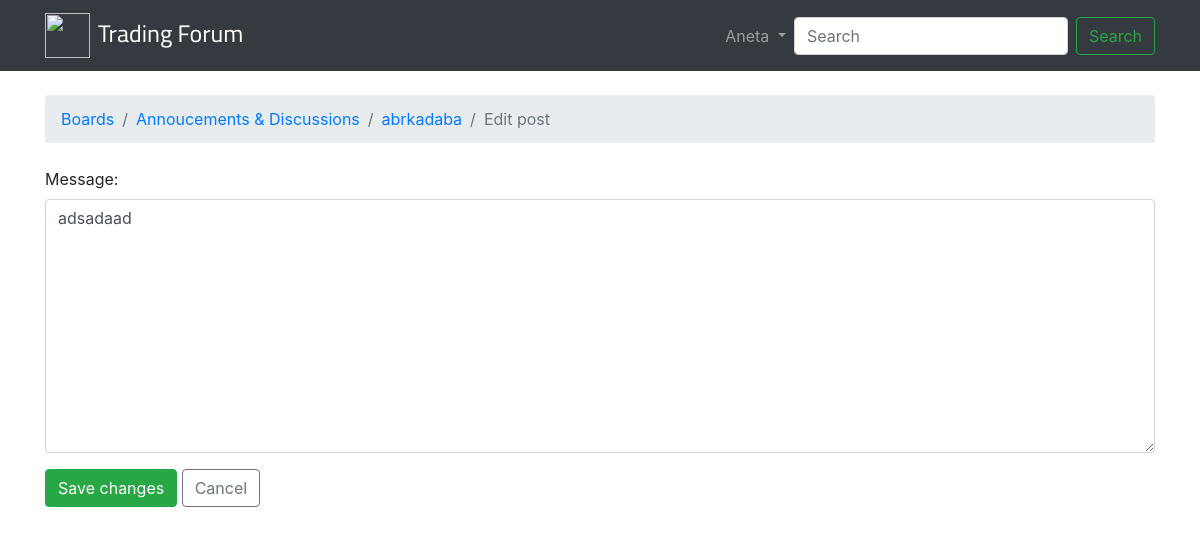
/boards/1/topics/8/posts/6/edit/ (signed in), run on the app's committed database.
### boards/models.py (models this page shows, shortened)
class Post(models.Model):
    message = models.TextField(max_length=4000)
    topic = models.ForeignKey(Topic, related_name='posts', on_delete=models.CASCADE)
    created_at = models.DateTimeField(auto_now_add=True)
    updated_at = models.DateTimeField(null=True)
    created_by = models.ForeignKey(User, related_name='posts', on_delete=models.CASCADE)
    updated_by = models.ForeignKey(User, null=True, related_name='+', on_delete=models.CASCADE)

class Topic(models.Model):
    subject = models.CharField(max_length=255)
    last_updated = models.DateTimeField(auto_now_add=True)
    board = models.ForeignKey(Board, related_name='topics', on_delete=models.CASCADE)
    starter = models.ForeignKey(User, related_name='topics', on_delete=models.CASCADE)
    views = models.PositiveIntegerField(default=0)

class Board(models.Model):
    name = models.CharField(max_length=30, unique=True)
    description = models.CharField(max_length=100)

### boards/views.py (the view, shortened to what this page needs)
# urls.py: path("boards/<int:pk>/topics/<int:topic_pk>/posts/<int:post_pk>/edit/", views.PostUpdateView.as_view(), name='edit_post'),
@method_decorator(login_required, name="dispatch")
class PostUpdateView(UpdateView):
    model = Post
    fields = ("message",)
    template_name = "edit_post.html"
    pk_url_kwarg = "post_pk"
    context_object_name = "post"

### templates/edit_post.html (shortened to what this page needs)
{% extends 'base.html' %}
{% block breadcrumb %}
  <li class="breadcrumb-item"><a href="{% url 'home' %}">Boards</a></li>
  <li class="breadcrumb-item"><a href="{% url 'topics' post.topic.board.pk %}">{{ post.topic.board.name }}</a></li>
  <li class="breadcrumb-item"><a href="{% url 'topic_posts' post.topic.board.pk post.topic.pk %}">{{ post.topic.subject }}</a></li>
  <li class="breadcrumb-item active">Edit post</li>
{% endblock %}
{% block content %}
  <form method="post" class="mb-4" novalidate>
    {% include 'includes/form.html' %}
    <button type="submit" class="btn btn-success">Save changes</button>
    <a href="{% url 'topic_posts' post.topic.board.pk post.topic.pk %}" class="btn btn-outline-secondary" role="button">Cancel</a>
  </form>
{% endblock %}

### templates/base.html (shortened to what this page needs)
{% load static %}
<!DOCTYPE html>
<html>
  <head>
    <link rel="stylesheet" href="https://maxcdn.bootstrapcdn.com/bootstrap/4.0.0/css/bootstrap.min.css">
    <link rel="stylesheet" href="{% static 'css/app.css' %}">
  </head>
  <body>
    {% block body %}
    <nav class="navbar navbar-expand-sm navbar-dark bg-dark">
    <div class="container">
      <a class="navbar-brand" href="{% url 'home' %}"><img src="{% static 'img/trading.svg' %}" width="45" height="45" class="d-inline-block align-center mr-2" alt="">Trading Forum</a>
      <div class="collapse navbar-collapse" id="mainMenu">
        {% if user.is_authenticated %}
          <ul class="navbar-nav ml-auto">
            <li class="nav-item dropdown">
              <a class="nav-link dropdown-toggle" href="#" id="userMenu" data-toggle="dropdown" aria-haspopup="true" aria-expanded="false">
                {{ user.username }}
              </a>
            </li>
          </ul>
          <form class="form-inline">
            <input class="form-control mr-sm-2" type="search" placeholder="Search" aria-label="Search">
            <button class="btn btn-outline-success my-2 my-sm-0" type="submit">Search</button>
          </form>
        {% else %}
          <form class="form-inline ml-auto">
            <a href="{% url 'login' %}" class="btn btn-outline-secondary">Log in</a>
            <a href="{% url 'signup' %}" class="btn btn-primary ml-2">Sign up</a>
          </form>
        {% endif %}
      </div>
    </div>
  </nav>
    <div class="container">
      <ol class="breadcrumb my-4">
        {% block breadcrumb %}
        {% endblock %}
      </ol>
      {% block content %}
      {% endblock %}
    </div>
    {% endblock body %}
  </body>
</html>

### templates/includes/form.html (shortened to what this page needs)
{% load widget_tweaks %}
{% for field in form %}
    <div class="form-group">
        {{field.label_tag}}
        {% if form.is_bound %}
          {% if field.errors %}
          {% render_field field class="form-control is-invalid"%}
            {% for error in field.errors %}
              <div class="invalid-feedback">
                {{ error }}
              </div>
            {% endfor %}
          {% else %}
            {% render_field field class="form-control is-valid"  %}
          {% endif %}
          {% else %}
            {% render_field field class="form-control"  %}
          {% endif %}
    </div>
{% endfor %}

### static/css/app.css (style rules this page uses)
.navbar-brand { font-family: 'Cairo', sans-serif; font-size: 1.5rem; }

### data on the page
Post: topic.board.name "Annoucements & Discussions", topic.subject "abrkadaba", message "adsadaad"

### other printed values
{{ user.username }} "Aneta"
{{ field.label_tag }} "Message:"
